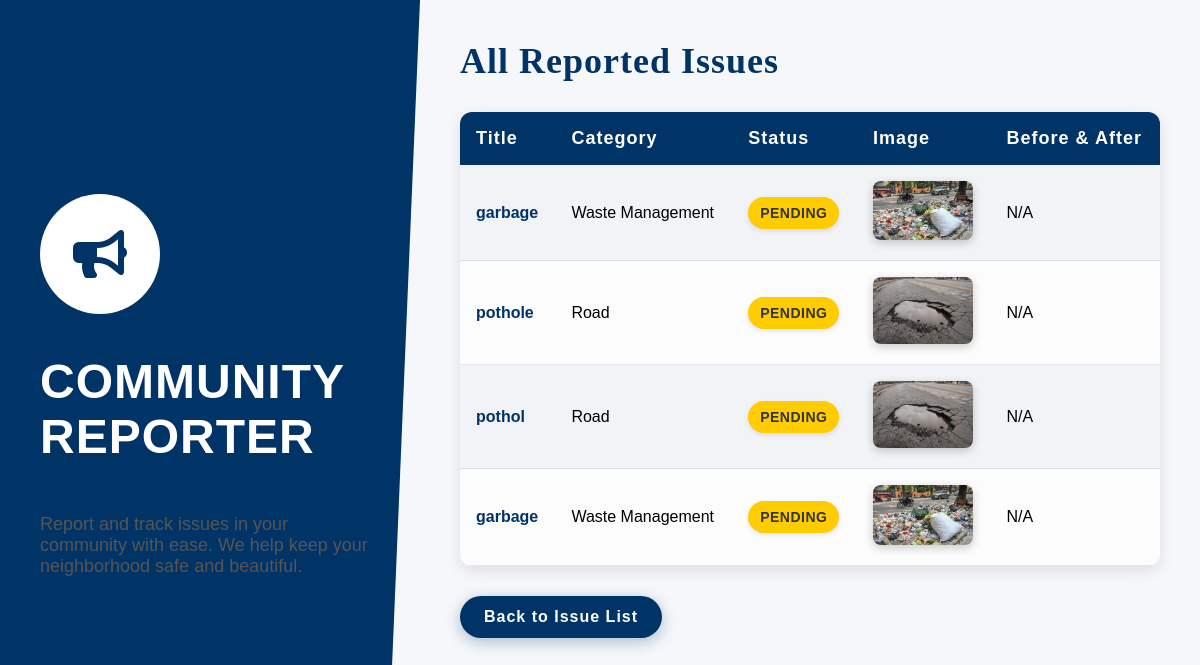
Before: /issues/view_issues/ with the older database file.
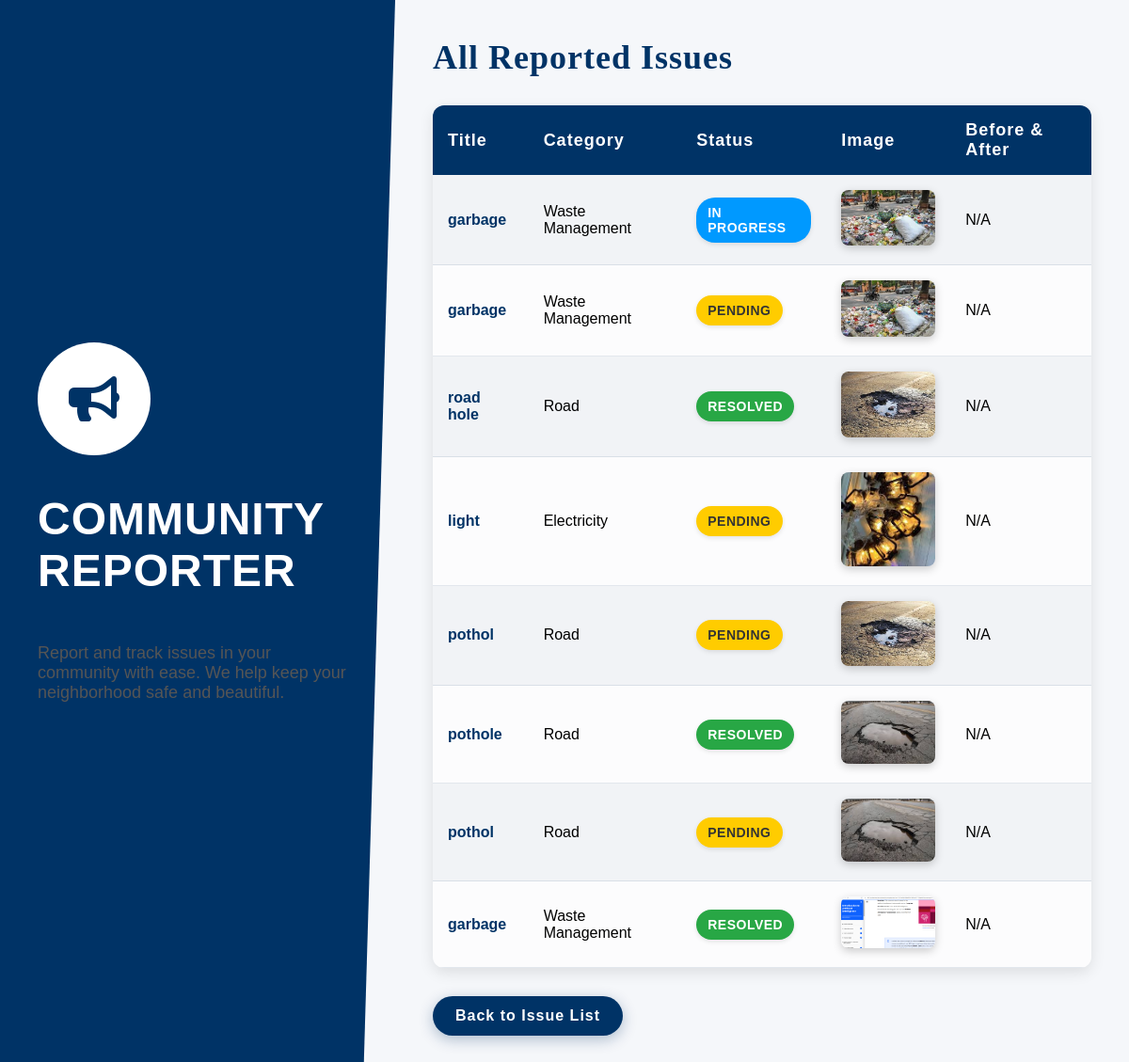
After: the same page with the newer database file.
### reports/models.py (models this page shows, shortened)
class Issue(models.Model):
    CATEGORY_CHOICES = [
        ('Road', 'Road'),
        ('Electricity', 'Electricity'),
        ('Water', 'Water'),
        ('Internet', 'Internet'),
        ('Public Transport', 'Public Transport'),
        ('Waste Management', 'Waste Management'),
        ('Other', 'Other'),
    ]
    STATUS_CHOICES = [
        ('Pending', 'Pending'),
        ('In Progress', 'In Progress'),
        ('Resolved', 'Resolved'),
        ('Sent to Government', 'Sent to Government'),
    ]
    title = models.CharField(max_length=255)
    description = models.TextField()
    category = models.CharField(max_length=50, choices=CATEGORY_CHOICES, default='Other')
    location = models.CharField(max_length=255, blank=True, default="")  # Allow empty location
    image = models.ImageField(upload_to='issue_images/', null=True, blank=True)
    status = models.CharField(max_length=30, choices=STATUS_CHOICES, default='Pending')
    votes_count = models.IntegerField(default=0)
    user = models.ForeignKey(User, on_delete=models.CASCADE, null=True, blank=True)  # Allow anonymous reporting
    lat = models.FloatField(null=True, blank=True)  # Latitude
    lng = models.FloatField(null=True, blank=True)  # Longitude
    created_at = models.DateTimeField(auto_now_add=True)
    token = models.CharField(max_length=255, default=uuid.uuid4, unique=True)  # Add a token field

### reports/views.py (the view)
# urls.py: path('view_issues/', view_issues, name='view_issues'),  # URL for viewing reported issues
def view_issues(request):
    issues = Issue.objects.all().order_by('-created_at')  # Fetch all issues sorted by latest
    return render(request, 'reports/view_issues.html', {'issues': issues})

### reports/templates/reports/view_issues.html (shortened to what this page needs)
<!DOCTYPE html>
<html lang="en">
<head>
    <link href="https://cdnjs.cloudflare.com/ajax/libs/font-awesome/5.15.4/css/all.min.css" rel="stylesheet">
</head>
<body>
    <div class="sidebar">
        <div class="logo-container">
            <i class="fas fa-bullhorn logo"></i>
        </div>
        <h1>COMMUNITY REPORTER</h1>
        <p>Report and track issues in your community with ease. We help keep your neighborhood safe and beautiful.</p>
    </div>
    <div class="main">
        <div class="container">
            <h2>All Reported Issues</h2>
            {% if issues %}
                <table>
                    <tr>
                        <th>Title</th>
                        <th>Category</th>
                        <th>Status</th>
                        <th>Image</th>
                        <th>Before & After</th>
                    </tr>
                    {% for issue in issues %}
                    <tr>
                        <td>
                            <a href="{% url 'issue_detail' issue.id %}" style="color: #003366; font-weight: bold; text-decoration: none;">
                              {{ issue.title }}
                            </a>
                          </td>
                        <td>{{ issue.category }}</td>
                        <td>
                            <span class="status
                                {% if issue.status == 'Pending' %}pending
                                {% elif issue.status == 'In Progress' %}in-progress
                                {% elif issue.status == 'Resolved' %}resolved{% endif %}">
                                {{ issue.status }}
                            </span>
                        </td>
                        <td>
                            {% if issue.image %}
                                <img src="{{ issue.image.url }}" alt="Issue Image" class="issue-image">
                            {% else %}
                                No Image
                            {% endif %}
                        </td>
                        <td>
                            {% if issue.status == 'Resolved' and issue.before_image and issue.after_image %}
                                <div class="image-container">
                                    <img src="{{ issue.before_image.url }}" alt="Before">
                                    <img src="{{ issue.after_image.url }}" alt="After">
                                </div>
                            {% else %}
                                N/A
                            {% endif %}
                        </td>
                    </tr>
                    {% endfor %}
                </table>
            {% else %}
                <p>No reported issues available.</p>
            {% endif %}
            <a href="{% url 'issue_list' %}" class="button">Back to Issue List</a>
        </div>
    </div>
</body>
</html>

### reports/templates/reports/view_issues.html (style rules this page uses)
* { margin: 0; padding: 0; box-sizing: border-box; }
body { font-family: 'Fairwater', 'Adorn Serif', 'Adorn Condensed', Arial, sans-serif; margin: 0; padding: 0; min-height: 100vh; display: flex; background-color: #f5f7fa; }
.sidebar { width: 35%; background-color: #003366; color: white; position: relative; padding: 40px; display: flex; flex-direction: column; justify-content: center; clip-path: polygon(0 0, 100% 0, 92% 100%, 0 100%); }
.logo-container { width: 120px; height: 120px; background-color: white; border-radius: 50%; display: flex; align-items: center; justify-content: center; margin-bottom: 40px; }
.logo { color: #003366; font-size: 48px; }
.sidebar h1 { font-family: 'Adorn Condensed', sans-serif; font-size: 48px; margin-bottom: 20px; letter-spacing: 1px; }
.main { flex: 1; padding: 40px; overflow-y: auto; }
.container { max-width: 1200px; width: 100%; margin: 0 auto; }
h2 { font-family: 'Adorn Serif', serif; color: #003366; margin-bottom: 30px; font-size: 36px; letter-spacing: 1px; }
table { width: 100%; border-collapse: separate; border-spacing: 0; margin-top: 30px; border-radius: 12px; overflow: hidden; box-shadow: 0 5px 15px rgba(0, 0, 0, 0.1); }
th, td { padding: 16px; text-align: left; border: none; transition: all 0.3s ease; }
th { font-family: 'Adorn Condensed', sans-serif; background-color: #003366; color: white; font-weight: 600; letter-spacing: 1px; font-size: 18px; }
tr:nth-child(even) { background-color: rgba(240, 242, 245, 0.7); }
tr:nth-child(odd) { background-color: rgba(255, 255, 255, 0.7); }
td { font-family: 'Fairwater', sans-serif; font-size: 16px; border-bottom: 1px solid rgba(0, 51, 102, 0.1); }
.status { font-weight: bold; padding: 8px 12px; border-radius: 20px; display: inline-block; text-transform: uppercase; font-size: 14px; letter-spacing: 0.5px; box-shadow: 0 2px 5px rgba(0, 0, 0, 0.1); transition: all 0.3s ease; }
.pending { background-color: #ffcc00; color: #333; }
.in-progress { background-color: #0099ff; color: white; }
.resolved { background-color: #28a745; color: white; }
.issue-image { max-width: 100px; height: auto; border-radius: 8px; box-shadow: 0 3px 10px rgba(0, 0, 0, 0.2); transition: transform 0.3s ease; }
.button { display: inline-block; margin-top: 30px; text-decoration: none; font-weight: bold; color: white; background-color: #003366; padding: 12px 24px; border-radius: 50px; font-family: 'Adorn Condensed', sans-serif; letter-spacing: 1px; box-shadow: 0 4px 15px rgba(0, 51, 102, 0.3); transition: all 0.3s ease; }
p { font-family: 'Fairwater', sans-serif; font-size: 18px; color: #555; margin: 30px 0; }

Changed rows visible on the page:
added Issue: title "garbage", category "Waste Management", status "IN PROGRESS", image (picture), shows "N/A"
added Issue: title "road hole", category "Road", status "RESOLVED", image (picture), shows "N/A"
added Issue: title "light", category "Electricity", status "PENDING", image (picture), shows "N/A"
added Issue: title "pothol", category "Road", status "PENDING", image (picture), shows "N/A"
changed Issue "pothole": status "PENDING" → "RESOLVED"
changed Issue (number 8 of 8 on the later page): status "PENDING" → "RESOLVED"; image: a different picture
